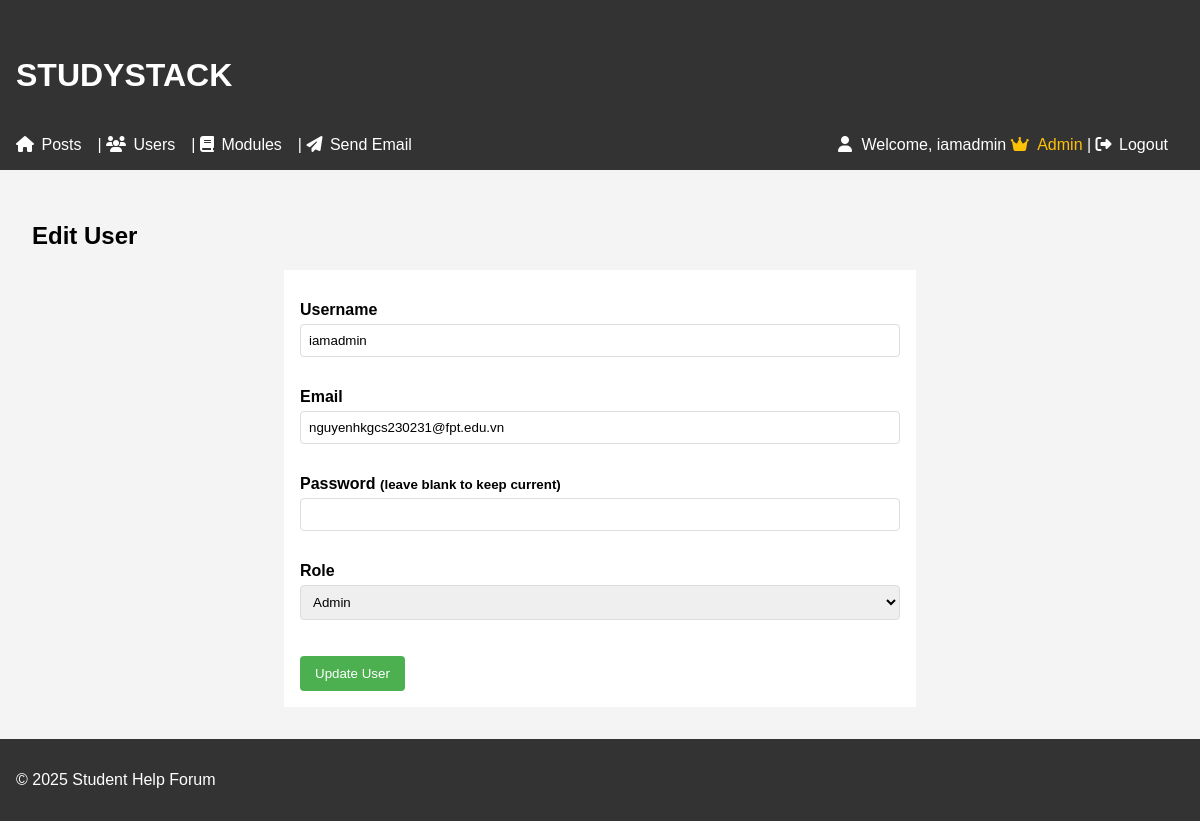
The page /user/user_edit.php?id=9 (signed in) on the database its author committed.
### tables this page shows
CREATE TABLE `users` (
  `id` int(11) NOT NULL,
  `username` varchar(50) NOT NULL,
  `email` varchar(100) NOT NULL,
  `password` varchar(255) NOT NULL,
  `created_at` timestamp NOT NULL DEFAULT current_timestamp(),
  `role` enum('admin','user') DEFAULT 'user'
);

### config/database_function.php (called while the page is built, shortened)
<?php
function getUserById($pdo, $id) {
    $stmt = $pdo->prepare("SELECT * FROM users WHERE id = ?");
    $stmt->execute([$id]);
    return $stmt->fetch();
}
?>

### templates/user_edit.html.php (the view, shortened to what this page needs)
<h2>Edit User</h2>
<form method="post" novalidate>
  <label>Username</label>
  <input name="username" value="<?= htmlspecialchars($user['username']) ?>" required>
  <label>Email</label>
  <input name="email" type="email" value="<?= htmlspecialchars($user['email']) ?>" required>
  <label>Password <small>(leave blank to keep current)</small></label>
  <input name="password" type="password">
  <label>Role</label>
  <select name="role" required>
    <option value="admin" <?= $user['role'] === 'admin' ? 'selected' : '' ?>>Admin</option>
  </select>
  <button>Update User</button>
</form>

### css/style.css (style rules this page uses)
body { font-family: Arial, sans-serif; margin: 0; padding: 0; background: #f4f4f4; }
form { background: white; padding: 1rem; margin-bottom: 2rem; }
input, textarea, select { width: 100%; padding: 0.5rem; margin-bottom: 1rem; }
form { max-width: 600px; margin: 0 auto; }
label { display: block; margin-top: 15px; margin-bottom: 5px; font-weight: bold; }
input, select, textarea { width: 100%; padding: 8px; border: 1px solid #ddd; border-radius: 4px; box-sizing: border-box; }
button { background-color: #4CAF50; color: white; padding: 10px 15px; margin-top: 20px; margin-right: 10px; border: none; border-radius: 4px; cursor: pointer; }

### rows shown on the page
users: username "iamadmin", email "nguyenhkgcs230231@fpt.edu.vn", role "Admin"

### other values the page prints
$_SESSION['username'] "iamadmin"
